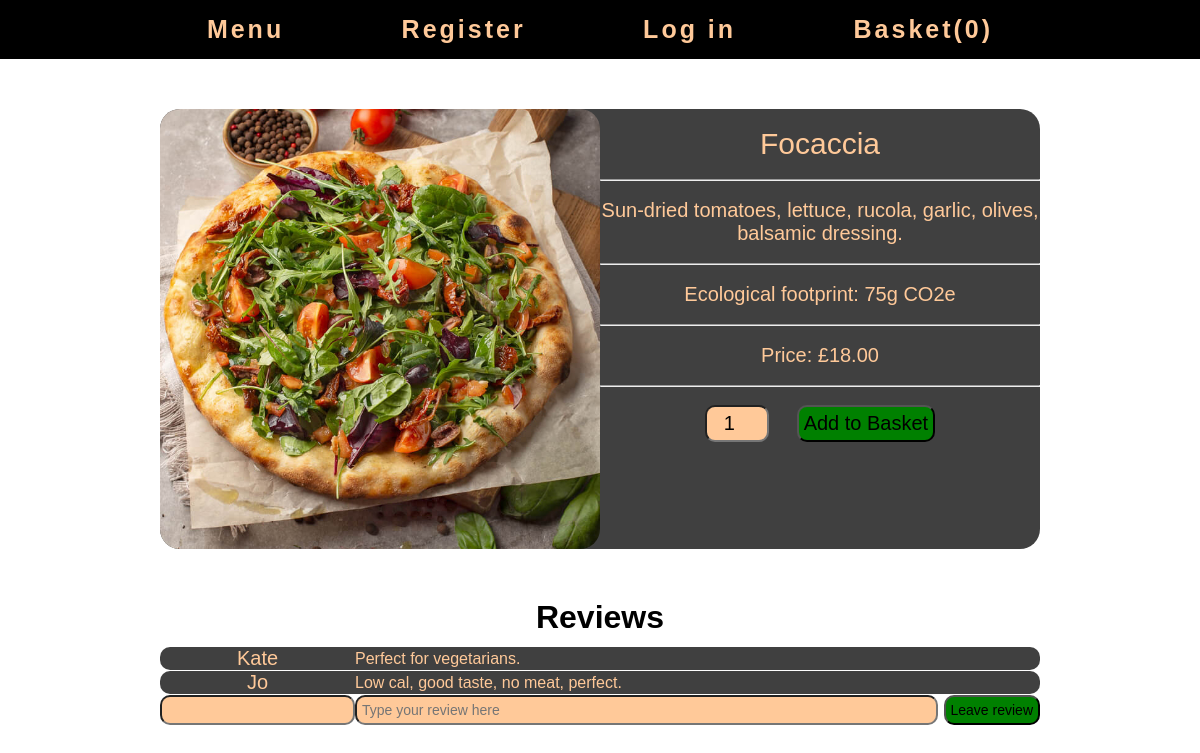
The page /item/7 on the database its author committed.
### shop/models.py (models this page shows, shortened)
class Item(db.Model):
  itemid = db.Column(db.Integer, primary_key=True)
  name = db.Column(db.Text, nullable=False)
  description = db.Column(db.Text, nullable=False)
  description2 = db.Column(db.Text, nullable=False)
  picture = db.Column(db.String(20), nullable=False)
  price = db.Column(db.Float, nullable=False)
  eco = db.Column(db.Integer, nullable=False)

class Review(db.Model):
  reviewid = db.Column(db.Integer, primary_key=True)
  reviewnick = db.Column(db.Text, nullable=False)
  reviewtext = db.Column(db.Text, nullable=False)
  reviewitem = db.Column(db.Integer, db.ForeignKey("item.itemid"), nullable=False)

### shop/routes.py (the view)
@app.route("/item/<int:item_id>")
def item(item_id):
  item = Item.query.get_or_404(item_id)
  reviews = Review.query.filter_by(reviewitem = item_id)
  return render_template("item.html", title = item.name, item=item, reviews=reviews)

### shop/templates/item.html (shortened to what this page needs)
{% extends "layout.html" %}
{% block content %}
  <div class="item">
    <img src="{{ url_for('static', filename='images/' + item.picture) }}" height="440" width="440">
    <div>
      <p id="item-name">{{ item.name }}</p>
      <hr>
      <p>{{ item.description2 }}</p>
      <hr>
      <p>Ecological footprint: {{ item.eco }}g CO2e</p>
      <hr>
      <p>Price: £{{ "%.2f" | format( item.price|float ) }}</p>
      <hr>
      <form action="{{ url_for('addcart') }}" method="POST">
        <p>
          <input class="quantity" type="number" name="quantity" value="1" min="1">
          <button type="submit">Add to Basket</button>
        </p>
      </form>
    </div>
  </div>
  <h1>Reviews</h1>
  <table>
    {% for i in reviews %}
      <tr>
        <td class="round-left-corners-10">{{ i.reviewnick }}</td>
        <td id="review-text" class="round-right-corners-10">{{ i.reviewtext }}</td>
      </tr>
    {% endfor %}
    <form action="{{ url_for('addreview', item_id=item.itemid) }}" method="POST">
      <tr id="leave-review-field">
        <td id="leave-review-nick">
          <input type="text" name="review_nick" value="{{ current_user.username }}">
        </td>
        <td id="leave-review-text">
          <input type="text" name="review_text" placeholder="Type your review here">
          <button id="leave-review-button" type="submit">Leave review</button>
        </td>
      </tr>
    </form>
  </table>
{% endblock content %}

### shop/static/style.css (style rules this page uses)
* { margin: 0; padding: 0; text-align: center; text-decoration: none; }
body { background: url(background.jpg) no-repeat; background-size: cover; color: #ffc999; font-family: comic sans ms, arial, sans-serif; }
h1 { margin: 50px 0 10px 0; color: black; }
fieldset, .gallery_item, .item { border-radius: 20px; }
img { border-radius: 20px; }
fieldset, tr, .gallery_item, .item { background: rgba(0, 0, 0, 0.75) }
button, input, #submit { border-radius: 10px; padding: 5px; background: green; font-size: 20px; color: black; cursor: pointer; }
input { background: #ffc999; cursor: auto; }
.quantity { width: 50px; }
.item { margin: 50px auto 0 auto; width: max-content; display: grid; grid-template-columns: repeat(2, 440px); }
.item p { margin: 18px 0px; font-size: 20px; }
#item-name { font-size: 30px; }
table { margin: 0 auto; width: 880px; border-spacing: 0 1px; font-size: 20px; }
.round-left-corners-10 { border-radius: 10px 0 0 10px; }
.round-right-corners-10 { border-radius: 0 10px 10px 0; }
#review-text { text-align: left; font-size: 16px; }
#leave-review-field { background: none; }
#leave-review-nick { width: 20%; }
#leave-review-text { text-align: left; }
#leave-review-text input { width: 83%; text-align: left; }
#leave-review-nick input, #leave-review-text input { font-size: 14px; }
#leave-review-button { float: right; width: max-content; font-size: 14px; }

### rows shown on the page
Item: picture (picture), name "Focaccia", description2 "Sun-dried tomatoes, lettuce, rucola, garlic, olives, balsamic dressing.", eco "75", price "18.00"
Review: reviewnick "Kate", reviewtext "Perfect for vegetarians."
Review: reviewnick "Jo", reviewtext "Low cal, good taste, no meat, perfect."
